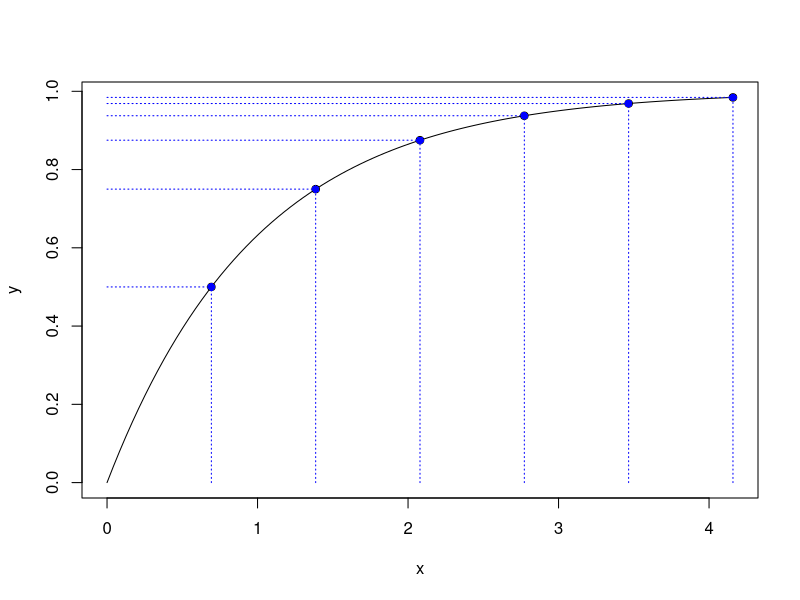
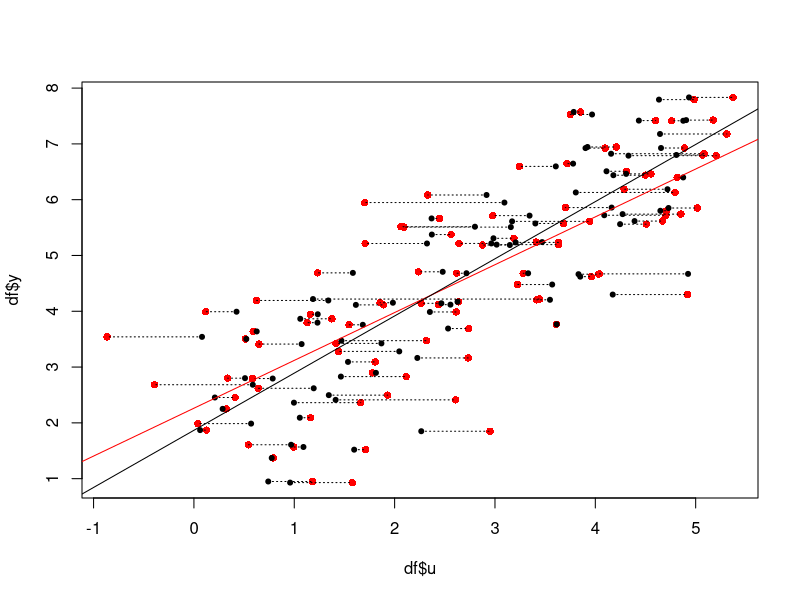
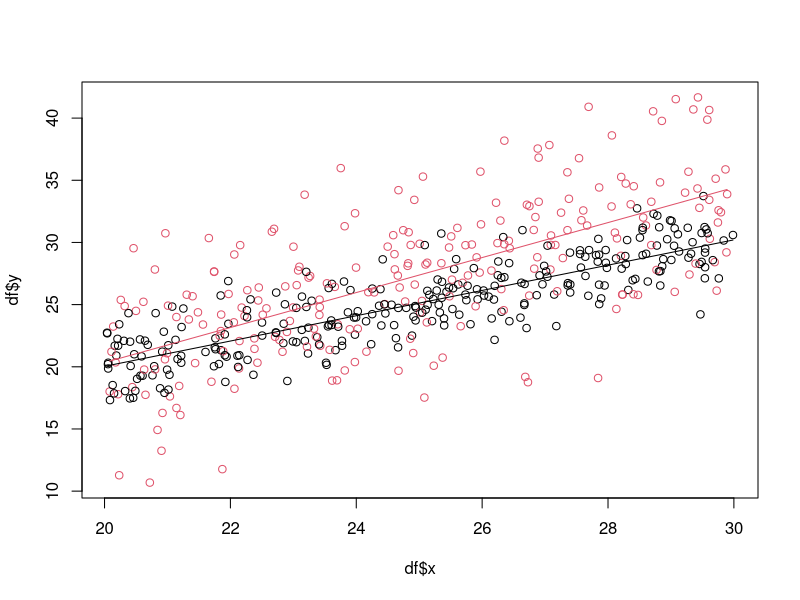
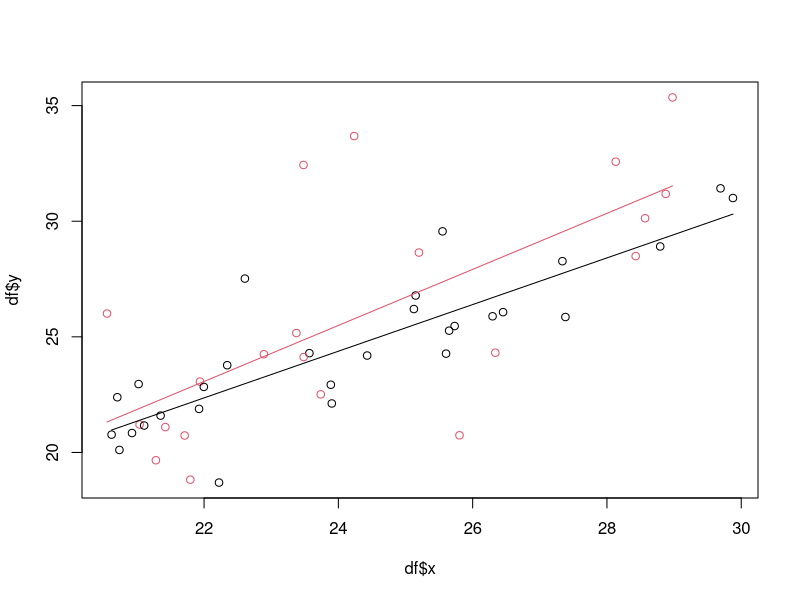
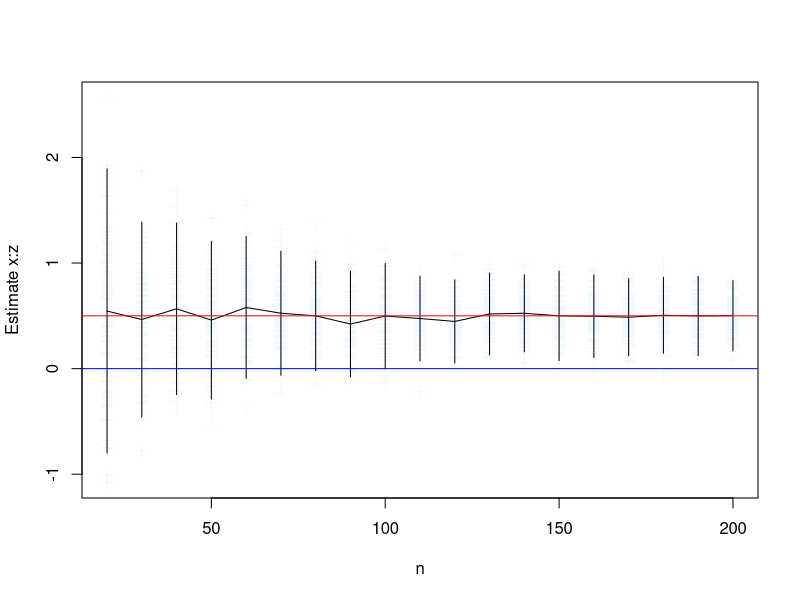

Generate these figures, in order, with R:
## ---- chunk 1
knitr::opts_chunk$set(echo = TRUE)
knitr::opts_chunk$set(fig.pos = "!H", out.extra = "")
## ---- chunk 2
f <- function(x) (1 - exp(-x))
x <- seq(0, log(2^6), length.out = 100)
y <- f(x)
plot(x, y, type = "l")

# Show special points
x_0 <- log(2^(1:6))
y_0 <- f(x_0)
points(x_0, y_0)
segments(x_0, 0, x_0, y_0, col = "blue", lty = 3)
segments(0, y_0, x_0, y_0, col = "blue", lty = 3)
points(x_0, y_0, col = "blue", pch = 16)
## ---- chunk 3
gendata <- function(n, x, a = 2.0, b = 1.0, sigma = 1.0, sigma_u = 0.5) {
    u <- rnorm(n, mean = x, sd = sigma_u)
    y <- rnorm(n, mean = a + b * x, sd = sigma)
    data.frame(
        x = x,
        u = u,
        y = y
    )
}
## ---- chunk 4
n <- 100
x <- runif(n, 0, 5)
df <- gendata(n, x)
plot(df$u, df$y, col = "red", pch = 16)
segments(df$x, df$y, df$u, df$y, lty = 3)
points(df$x, df$y, pch = 20, col = "black")

fit.u <- lm(y ~ u, data = df)
abline(fit.u$coef[1], fit.u$coef[2], col = "red")
fit.u

fit.x <- lm(y ~ x, data = df)
abline(fit.x$coef[1], fit.x$coef[2], col = "black")
fit.x
## ---- chunk 5
gendata <- function(n, x, a = 0.0, b = 1.0, c = 0.5, d = -10, sigma = 2.0, sigma_t = 4.0) {
    z <- rbinom(n, 1, 0.5)
    y <- rnorm(
        n,
        mean = a + (b + c * z) * x + d * z,
        sd = ifelse(z == 0, sigma, sqrt(sigma^2 + sigma_t^2))
    )
    data.frame(
        x = x,
        y = y,
        z = z
    )
}
## ---- chunk 6
n <- 500
x <- runif(n, 20, 30)
df <- gendata(n, x)

plot(df$x, df$y, col = df$z + 1)
fit <- lm(y ~ x * z, data = df)
summary(fit)

y.pred <- predict(fit, df)
lines(df$x[df$z == 0], y.pred[df$z == 0], col = 1)
lines(df$x[df$z == 1], y.pred[df$z == 1], col = 2)

cor(df$x[df$z == 0], df$y[df$z == 0])
cor(df$x[df$z == 1], df$y[df$z == 1])
## ---- chunk 7
n <- 50
x <- runif(n, 20, 30)
df <- gendata(n, x)

plot(df$x, df$y, col = df$z + 1)
fit <- lm(y ~ x * z, data = df)
summary(fit)

y.pred <- predict(fit, df)
lines(df$x[df$z == 0], y.pred[df$z == 0], col = 1)
lines(df$x[df$z == 1], y.pred[df$z == 1], col = 2)
## ---- chunk 8
c.hat <- function(n) {
    x <- runif(n, 20, 30)
    df <- gendata(n, x)
    fit <- lm(y ~ x * z, data = df)
    fit$coefficients["x:z"]
}

n.values <- seq(20, 200, by = 10)
x.z <- sapply(n.values, function(n) replicate(100, c.hat(n)))
m <- apply(x.z, 2, mean)
s <- apply(x.z, 2, sd)
matplot(n.values, t(x.z), col = "aliceblue", pch = 3, xlab = "n", ylab = "Estimate x:z")
lines(n.values, m)
segments(n.values, m - 2 * s, n.values, m + 2 * s)
abline(0.5, 0, col = "red")
abline(0.0, 0, col = "blue")
